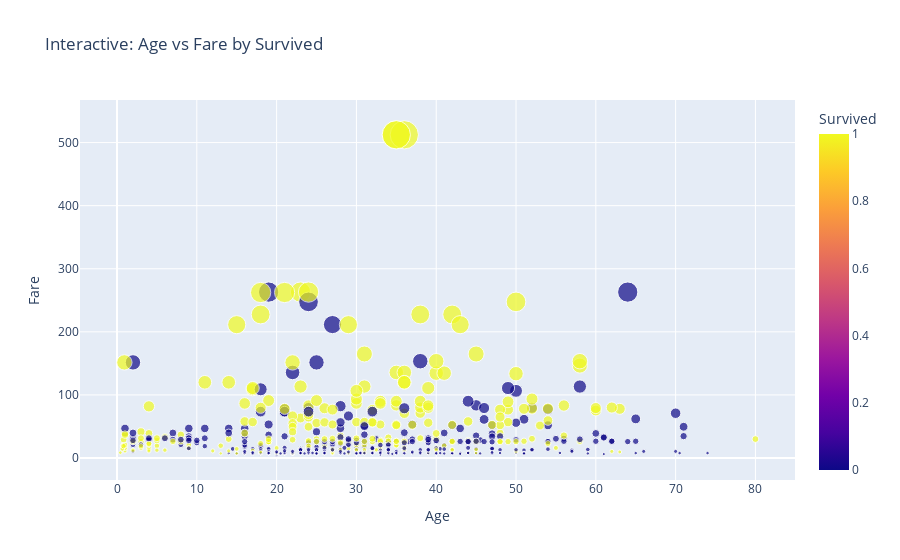

The notebook cell this image was saved under:
### Code cell
# interactive visualization using plotly
fig = px.scatter(df, x="Age", y="Fare", color="Survived", size="Fare", hover_data=["Sex", "Pclass"],title="Interactive: Age vs Fare by Survived")

fig.show()

### Figure 1 — Plotly figure (JSON) as saved in the notebook; plotly's stock layout.template omitted (floating-point values rounded to 4 significant figures; data arrays with more than 128 entries replaced by an {"elided": "..."} marker saying what was removed)
{"data": [{"customdata": {"elided": "891x2 mixed values"}, "hovertemplate": "Age=%{x}<br>Fare=%{marker.size}<br>Sex=%{customdata[0]}<br>Pclass=%{customdata[1]}<br>Survived=%{marker.color}<extra></extra>", "legendgroup": "", "marker": {"color": {"elided": "891 int values"}, "coloraxis": "coloraxis", "size": {"elided": "891 float values"}, "sizemode": "area", "sizeref": 1.281, "symbol": "circle"}, "mode": "markers", "name": "", "orientation": "v", "showlegend": false, "type": "scatter", "x": {"elided": "891 float values"}, "xaxis": "x", "y": {"elided": "891 float values"}, "yaxis": "y"}], "layout": {"coloraxis": {"colorbar": {"title": {"text": "Survived"}}, "colorscale": [[0, "#0d0887"], [0.1111, "#46039f"], [0.2222, "#7201a8"], [0.3333, "#9c179e"], [0.4444, "#bd3786"], [0.5556, "#d8576b"], [0.6667, "#ed7953"], [0.7778, "#fb9f3a"], [0.8889, "#fdca26"], [1, "#f0f921"]]}, "legend": {"itemsizing": "constant", "tracegroupgap": 0}, "title": {"text": "Interactive: Age vs Fare by Survived"}, "xaxis": {"anchor": "y", "domain": [0, 1], "title": {"text": "Age"}}, "yaxis": {"anchor": "x", "domain": [0, 1], "title": {"text": "Fare"}}}}
